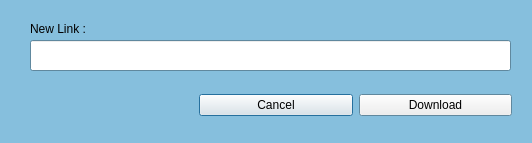
<?xml version="1.0" encoding="UTF-8"?>
<ui version="4.0">
 <class>Dialog</class>
 <widget class="QDialog" name="Dialog">
  <property name="geometry">
   <rect>
    <x>0</x>
    <y>0</y>
    <width>532</width>
    <height>143</height>
   </rect>
  </property>
  <property name="palette">
   <palette>
    <active>
     <colorrole role="Base">
      <brush brushstyle="SolidPattern">
       <color alpha="255">
        <red>255</red>
        <green>255</green>
        <blue>255</blue>
       </color>
      </brush>
     </colorrole>
     <colorrole role="Window">
      <brush brushstyle="SolidPattern">
       <color alpha="255">
        <red>134</red>
        <green>191</green>
        <blue>221</blue>
       </color>
      </brush>
     </colorrole>
    </active>
    <inactive>
     <colorrole role="Base">
      <brush brushstyle="SolidPattern">
       <color alpha="255">
        <red>255</red>
        <green>255</green>
        <blue>255</blue>
       </color>
      </brush>
     </colorrole>
     <colorrole role="Window">
      <brush brushstyle="SolidPattern">
       <color alpha="255">
        <red>134</red>
        <green>191</green>
        <blue>221</blue>
       </color>
      </brush>
     </colorrole>
    </inactive>
    <disabled>
     <colorrole role="Base">
      <brush brushstyle="SolidPattern">
       <color alpha="255">
        <red>134</red>
        <green>191</green>
        <blue>221</blue>
       </color>
      </brush>
     </colorrole>
     <colorrole role="Window">
      <brush brushstyle="SolidPattern">
       <color alpha="255">
        <red>134</red>
        <green>191</green>
        <blue>221</blue>
       </color>
      </brush>
     </colorrole>
    </disabled>
   </palette>
  </property>
  <property name="windowTitle">
   <string>Add Link</string>
  </property>
  <widget class="QFrame" name="frame">
   <property name="geometry">
    <rect>
     <x>10</x>
     <y>10</y>
     <width>511</width>
     <height>71</height>
    </rect>
   </property>
   <property name="frameShape">
    <enum>QFrame::NoFrame</enum>
   </property>
   <property name="frameShadow">
    <enum>QFrame::Raised</enum>
   </property>
   <widget class="QLineEdit" name="newLink_le">
    <property name="geometry">
     <rect>
      <x>20</x>
      <y>30</y>
      <width>481</width>
      <height>31</height>
     </rect>
    </property>
   </widget>
   <widget class="QLabel" name="label">
    <property name="geometry">
     <rect>
      <x>20</x>
      <y>10</y>
      <width>91</width>
      <height>17</height>
     </rect>
    </property>
    <property name="text">
     <string>New Link :</string>
    </property>
   </widget>
  </widget>
  <widget class="QFrame" name="frame_2">
   <property name="geometry">
    <rect>
     <x>190</x>
     <y>80</y>
     <width>331</width>
     <height>51</height>
    </rect>
   </property>
   <property name="frameShape">
    <enum>QFrame::NoFrame</enum>
   </property>
   <property name="frameShadow">
    <enum>QFrame::Raised</enum>
   </property>
   <layout class="QHBoxLayout" name="horizontalLayout">
    <item>
     <widget class="QPushButton" name="cancelLink_pb">
      <property name="text">
       <string>Cancel</string>
      </property>
     </widget>
    </item>
    <item>
     <widget class="QPushButton" name="downloadLink_pb">
      <property name="text">
       <string>Download</string>
      </property>
     </widget>
    </item>
   </layout>
  </widget>
 </widget>
 <resources/>
 <connections/>
</ui>
